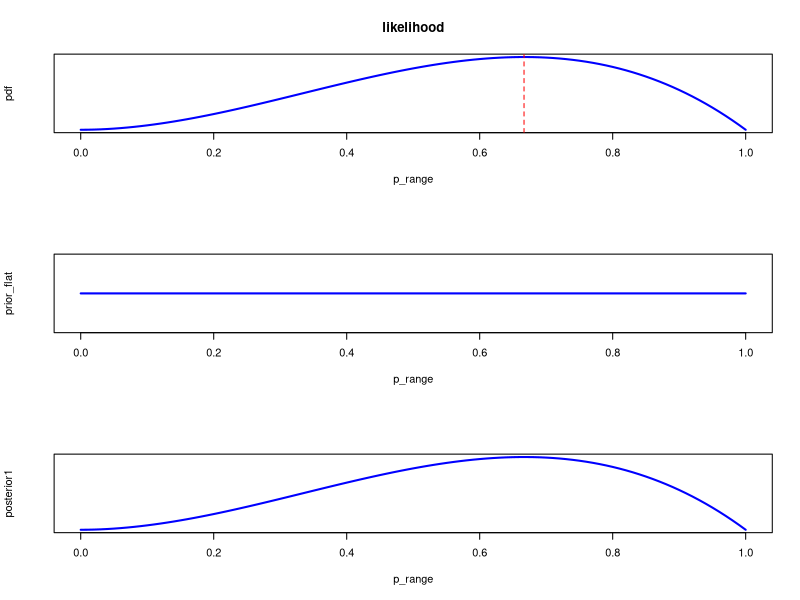
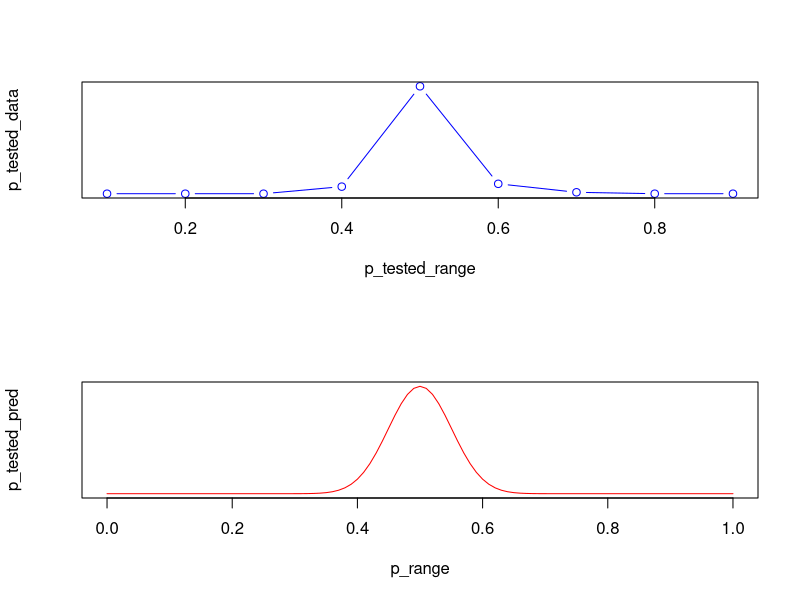
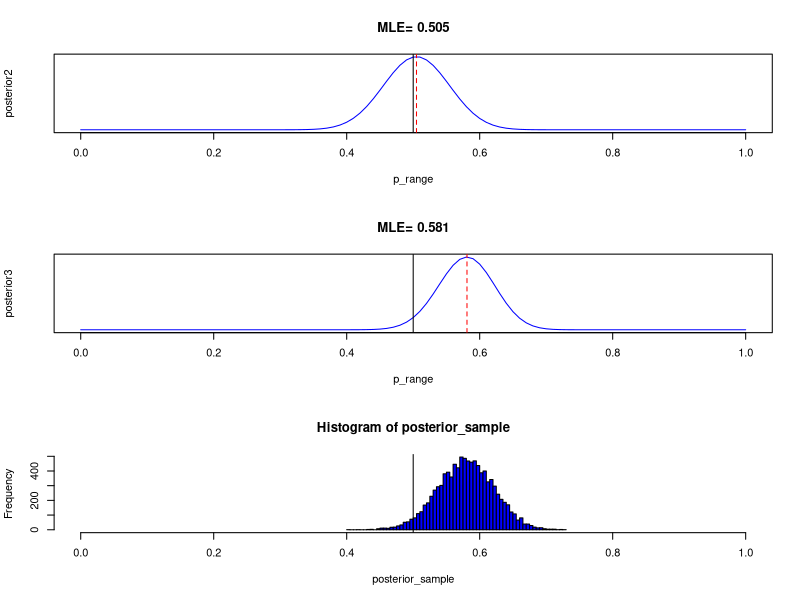

The R script that drew these images, in order:
# EXAMPLE 1: Illy vs Lavazza

# our data: 3 taste tests: Correct, Correct, Incorrect
# our model of the underlying process: binomial distribution
# binomial takes three parameters: n, k, p
# n = number of trials
# k = number of successes
# p = probability of success on any given trial
n <- 3
k <- 2

# for our data, n=3, k=2, p=unknown
# p is the unknown parameter that represents my ability to correctly distinguish
# Illy coffee from Lavazza coffee. If p=0.50 then my chance of being correct on 
# any given taste-test trial is 50/50, which means I am guessing.
# A value of p=1.0 means I have perfect discrimination ability.
# So what is our estimate of the true value of p, given our data from 3 trials?

# Be Bayesian: prob(p | data) = ( prob(data | p) * prob(p) ) / ( prob(data) )
#              posterior      = ( likelihood     * prior   ) / ( evidence )

# let's plot our likelihood function
# first define a range of possible values of p
p_range <- seq(0, 1, .01)

# Our likelihood function is the probability density function (pdf)
# of the Binomial distribution. We can compute this in R using dbinom()
# x=2 is 2 successes, size=3 is 3 trials
my_likelihood <- dbinom(x=k, size=n, prob=p_range)

# plot it
par(mfrow=c(3,1))
plot(p_range, my_likelihood, type="l", col="blue", main="likelihood", lwd=2,
     xlab="p_range", ylab="pdf", yaxt="n")

# remember from last week: the MLE for p is k/n which is 2/3 in our case
abline(v=k/n, col="red", lty=2)

# Now to be Bayesian we need to incorporate a prior. What should it be?
# Let's first try a flat prior (a noninformative) prior.
# Let's also be clever and choose a mathematical function to represent our prior, that
# will make computing the posterior really easy. We'll choose the Beta distribution,
# since it's a conjugate prior for the Binomial distribution.
# The Beta distribution takes two parameters, alpha and beta. We can represent a flat
# prior using alpha=beta=1.0
prior_flat <- dbeta(p_range, shape1=1.0, shape2=1.0)

# normalize it so that its integral is 1.0
prior_flat <- prior_flat / sum(prior_flat)

# plot it
plot(p_range, prior_flat, type="l", col="blue", lwd=2, yaxt="n")

# Now let's compute the posterior. Since we chose a conjugate prior,
# we know from the calculus ninjas' hard work that the posterior is
# simply also a Beta distribution with:
# alpha_post = k + alpha_prior
# beta_post = n - k + beta_prior
# Let's get our posterior:
posterior1 <- dbeta(p_range, shape1=k+1, shape2=n-k+1)

# plot it
plot(p_range, posterior1, type="l", col="blue", lwd=2, yaxt="n")

# And we see that posterior1 is in fact the same as the likelihood.
# This is because the flat, uninformative prior, essentially had no effect.

# So let's try a different prior, one that reflects our prior belief that I am
# likely guessing. Why might we have such a belief? Maybe we have been doing
# Illy vs Lavazza taste-tests for many years with hundreds of people, and 
# we can base our prior on our previous population estimates of p.
# e.g. let's imagine we have tested 100 people over the past year, and for each,
# given them an Illy vs Lavazza taste-test, and for each, recorded the MLE for p.
# Here are our data:
# MLE of p, # people
# 0.1, 1
# 0.2, 1
# 0.3, 1
# 0.4, 6
# 0.5, 77
# 0.6, 8
# 0.7, 2
# 0.8, 1
# 0.9, 1

# plot those data
p_tested_range <- seq(0.1, 0.9, .1)
p_tested_data <- c(1,1,1,6,77,8,2,1,1)
par(mfrow=c(2,1))
plot(p_tested_range, p_tested_data, type="b", col="blue", yaxt="n")

# Now our task is to come up with a prior, to represent these data. Again,
# let's be clever and choose a conjugate prior for Binomial, the Beta distribution.
# Now we have to come up with alpha and beta values (the 2 parameters for Beta) that
# result in a curve that looks like our data.

# with some trial and error alpha=50 and beta=50 look good:
p_tested_pred <- dbeta(p_range, shape1=50, shape2=50)
plot(p_range, p_tested_pred, type="l", col="red", yaxt="n")

# Note there are also packages (look it up) where you can estimate params of a
# distribution from data (curve fitting). Here we just guessed a=50, b=50

# OK now we have our informative prior. Let's compute our posterior. Again, since we
# were clever and used a Beta function to represent the prior, and since the calculus
# ninjas worked out for us that a Beta distribution is a conjugate prior for the
# binomial, coming up with the posterior is simple:

alpha2 = k+50
beta2 = n-k+50
posterior2 <- dbeta(p_range, shape1=alpha2, shape2=beta2)

# We can compute the mode (the peak), again our calculus ninjas tell us that:
mode2 <- (alpha2-1) / (alpha2 + beta2 - 2)

# plot it
par(mfrow=c(3,1))
plot(p_range, posterior2, type="l", col="blue", main=paste("MLE=", round(mode2,3)), yaxt="n")
abline(v=0.5, col="black", lty=1)
abline(v=mode2, col="red", lty=2)

# not much different than the prior, in fact! The prior dominates the data, which
# by comparison, are small in number.

# What if we did more experiments on me, not just 3 tests, but 5 tests per day for
# a whole week:
n3 <- 5*7 # 35 total new trials
k3 <- 28  # I got 28 correct

# Now we can update the model. The previous posterior becomes our new prior, and the
# new data becomes our likelihood. We can compute our new posterior:

alpha3 <- k3 + alpha2
beta3 <- n3-k3 + beta2
posterior3 <- dbeta(p_range, shape1=alpha3, shape2=beta3)
mode3 <- (alpha3-1) / (alpha3 + beta3 - 2)
plot(p_range, posterior3, type="l", col="blue", main=paste("MLE=", round(mode3,3)), yaxt="n")
abline(v=0.5, col="black", lty=1)
abline(v=mode3, col="red", lty=2)

# a ha! with some new data, the data overcome the prior

# out of interest: what is the probability that p <=0.50?
# Two ways of doing this:

# 1. Since R has a function for computing p-values from distributions like beta:
(p05 <- pbeta(0.5, alpha3, beta3, lower.tail=TRUE))

# 2. We can also sample from the distribution, and count:
posterior_sample <- rbeta(10000, alpha3, beta3)
hist(posterior_sample, breaks=50, xlim=c(0,1), col="blue")
(p05_sample <- length(which(posterior_sample <= 0.50)) / length(posterior_sample))
abline(v=0.5, col="black", lty=1)



